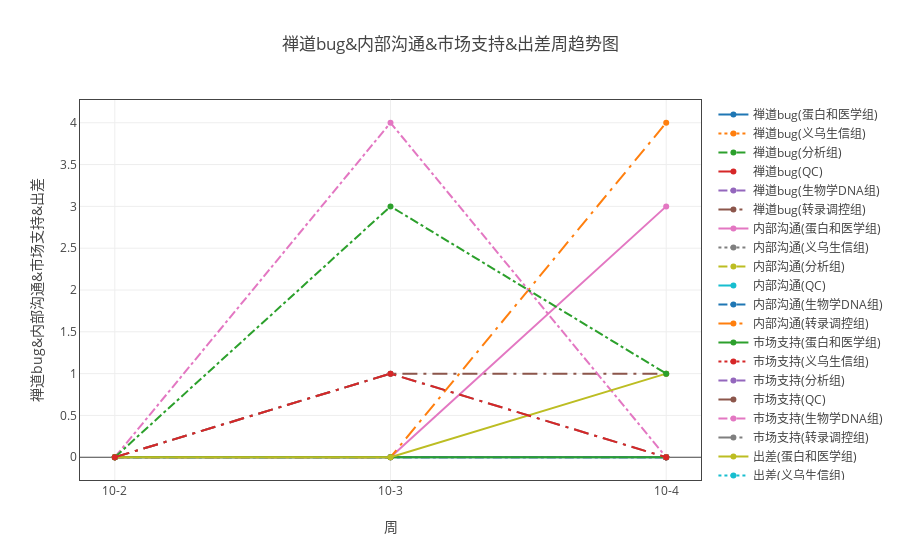

Notebook code for this chart:
### Markdown cell above
#### 各组内部沟通、市场支持、出差和禅道bug

### Code cell
ss=myModule.format(all_dict ,"日期" ,['内部沟通','市场支持', '出差', '禅道bug'])
ss.add_group('组别')
tt = myModule.myPlot(ss.groupby('sum'))
tt.plot('line')

### Figure 1 — Plotly figure (JSON) as saved in the notebook; plotly's stock layout.template omitted (floating-point values rounded to 4 significant figures)
{"data": [{"line": {"dash": "solid"}, "name": "禅道bug(蛋白和医学组)", "type": "scatter", "uid": "55a91ce0-dbfd-11e8-8ddb-a41f72875c19", "x": ["10-2", "10-3", "10-4"], "y": [0, 0, 0]}, {"line": {"dash": "dot"}, "name": "禅道bug(义乌生信组)", "type": "scatter", "uid": "55a91ce1-dbfd-11e8-8ddb-a41f72875c19", "x": ["10-2", "10-3", "10-4"], "y": [null, null, 0]}, {"line": {"dash": "dash"}, "name": "禅道bug(分析组)", "type": "scatter", "uid": "55a91ce2-dbfd-11e8-8ddb-a41f72875c19", "x": ["10-2", "10-3", "10-4"], "y": [null, null, 0]}, {"line": {"dash": "longdash"}, "name": "禅道bug(QC)", "type": "scatter", "uid": "55a91ce3-dbfd-11e8-8ddb-a41f72875c19", "x": ["10-2", "10-3", "10-4"], "y": [0, null, 0]}, {"line": {"dash": "dashdot"}, "name": "禅道bug(生物学DNA组)", "type": "scatter", "uid": "55a91ce4-dbfd-11e8-8ddb-a41f72875c19", "x": ["10-2", "10-3", "10-4"], "y": [0, 0, 0]}, {"line": {"dash": "longdashdot"}, "name": "禅道bug(转录调控组)", "type": "scatter", "uid": "55a91ce5-dbfd-11e8-8ddb-a41f72875c19", "x": ["10-2", "10-3", "10-4"], "y": [0, 1, 1]}, {"line": {"dash": "solid"}, "name": "内部沟通(蛋白和医学组)", "type": "scatter", "uid": "55a91ce6-dbfd-11e8-8ddb-a41f72875c19", "x": ["10-2", "10-3", "10-4"], "y": [0, 0, 3]}, {"line": {"dash": "dot"}, "name": "内部沟通(义乌生信组)", "type": "scatter", "uid": "55a91ce7-dbfd-11e8-8ddb-a41f72875c19", "x": ["10-2", "10-3", "10-4"], "y": [null, null, 0]}, {"line": {"dash": "dash"}, "name": "内部沟通(分析组)", "type": "scatter", "uid": "55a91ce8-dbfd-11e8-8ddb-a41f72875c19", "x": ["10-2", "10-3", "10-4"], "y": [null, null, 0]}, {"line": {"dash": "longdash"}, "name": "内部沟通(QC)", "type": "scatter", "uid": "55a91ce9-dbfd-11e8-8ddb-a41f72875c19", "x": ["10-2", "10-3", "10-4"], "y": [0, null, 0]}, {"line": {"dash": "dashdot"}, "name": "内部沟通(生物学DNA组)", "type": "scatter", "uid": "55a91cea-dbfd-11e8-8ddb-a41f72875c19", "x": ["10-2", "10-3", "10-4"], "y": [0, 0, 0]}, {"line": {"dash": "longdashdot"}, "name": "内部沟通(转录调控组)", "type": "scatter", "uid": "55a91ceb-dbfd-11e8-8ddb-a41f72875c19", "x": ["10-2", "10-3", "10-4"], "y": [0, 0, 4]}, {"line": {"dash": "solid"}, "name": "市场支持(蛋白和医学组)", "type": "scatter", "uid": "55a91cec-dbfd-11e8-8ddb-a41f72875c19", "x": ["10-2", "10-3", "10-4"], "y": [0, 0, 0]}, {"line": {"dash": "dot"}, "name": "市场支持(义乌生信组)", "type": "scatter", "uid": "55a91ced-dbfd-11e8-8ddb-a41f72875c19", "x": ["10-2", "10-3", "10-4"], "y": [null, null, 0]}, {"line": {"dash": "dash"}, "name": "市场支持(分析组)", "type": "scatter", "uid": "55a91cee-dbfd-11e8-8ddb-a41f72875c19", "x": ["10-2", "10-3", "10-4"], "y": [null, null, 0]}, {"line": {"dash": "longdash"}, "name": "市场支持(QC)", "type": "scatter", "uid": "55a91cef-dbfd-11e8-8ddb-a41f72875c19", "x": ["10-2", "10-3", "10-4"], "y": [0, null, 0]}, {"line": {"dash": "dashdot"}, "name": "市场支持(生物学DNA组)", "type": "scatter", "uid": "55a91cf0-dbfd-11e8-8ddb-a41f72875c19", "x": ["10-2", "10-3", "10-4"], "y": [0, 4, 0]}, {"line": {"dash": "longdashdot"}, "name": "市场支持(转录调控组)", "type": "scatter", "uid": "55a91cf1-dbfd-11e8-8ddb-a41f72875c19", "x": ["10-2", "10-3", "10-4"], "y": [0, 1, 0]}, {"line": {"dash": "solid"}, "name": "出差(蛋白和医学组)", "type": "scatter", "uid": "55a91cf2-dbfd-11e8-8ddb-a41f72875c19", "x": ["10-2", "10-3", "10-4"], "y": [0, 0, 1]}, {"line": {"dash": "dot"}, "name": "出差(义乌生信组)", "type": "scatter", "uid": "55a91cf3-dbfd-11e8-8ddb-a41f72875c19", "x": ["10-2", "10-3", "10-4"], "y": [null, null, 0]}, {"line": {"dash": "dash"}, "name": "出差(分析组)", "type": "scatter", "uid": "55a91cf4-dbfd-11e8-8ddb-a41f72875c19", "x": ["10-2", "10-3", "10-4"], "y": [null, null, 0]}, {"line": {"dash": "longdash"}, "name": "出差(QC)", "type": "scatter", "uid": "55a91cf5-dbfd-11e8-8ddb-a41f72875c19", "x": ["10-2", "10-3", "10-4"], "y": [0, null, 0]}, {"line": {"dash": "dashdot"}, "name": "出差(生物学DNA组)", "type": "scatter", "uid": "55a91cf6-dbfd-11e8-8ddb-a41f72875c19", "x": ["10-2", "10-3", "10-4"], "y": [0, 3, 1]}, {"line": {"dash": "longdashdot"}, "name": "出差(转录调控组)", "type": "scatter", "uid": "55a91cf7-dbfd-11e8-8ddb-a41f72875c19", "x": ["10-2", "10-3", "10-4"], "y": [0, 1, 0]}], "layout": {"title": "禅道bug&内部沟通&市场支持&出差周趋势图", "xaxis": {"mirror": "all", "nticks": 20, "showgrid": true, "showline": true, "title": "周", "type": "category", "zeroline": true}, "yaxis": {"mirror": "all", "nticks": 20, "showgrid": true, "showline": true, "title": "禅道bug&内部沟通&市场支持&出差", "zeroline": true}}}
